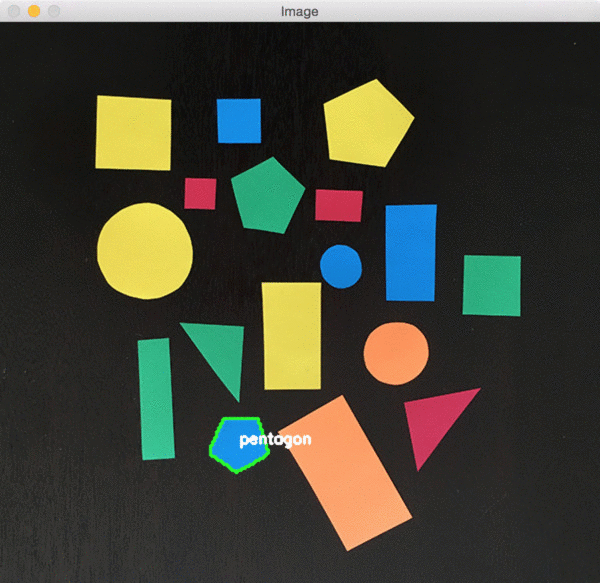
#> input picture Motion and Shape/test.png, 600 x 583 px, given in place of the camera
$ python shape_raw.py   (older library calls are emulated)
#> lines starting #> are read from the running program, lines starting #| are printed output that depends on the picture; after the words box and inside, x2 and y2 are one past the last pixel; in counts of white or black regions, pixels touching at a corner belong together
#!/usr/bin/python
import math
import numpy as np
import cv2

#dictionary of all contours
contours = {}
#array of edges of polygon
approx = []
#scale of the text
scale = 2
#camera
cap = cv2.VideoCapture(0)
print("press q to exit")

# Define the codec and create VideoWriter object
fourcc = cv2.VideoWriter_fourcc(*'XVID')
out = cv2.VideoWriter('output.avi',fourcc, 20.0, (640,480))

#calculate angle
def angle(pt1,pt2,pt0):
    dx1 = pt1[0][0] - pt0[0][0]
    dy1 = pt1[0][1] - pt0[0][1]
    dx2 = pt2[0][0] - pt0[0][0]
    dy2 = pt2[0][1] - pt0[0][1]
    return float((dx1*dx2 + dy1*dy2))/math.sqrt(float((dx1*dx1 + dy1*dy1))*(dx2*dx2 + dy2*dy2) + 1e-10)

while(cap.isOpened()):
    #Capture frame-by-frame
    ret, frame = cap.read()
#> frame is the input picture: shape (583, 600, 3); mean B, G, R 54.7, 66.6, 65.4
    if ret==True:
        #grayscale
        gray = cv2.cvtColor(frame, cv2.COLOR_BGR2GRAY)
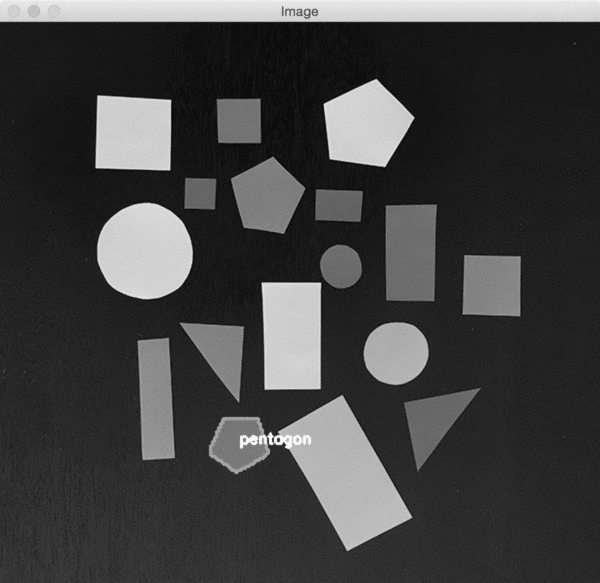
#> gray: shape (583, 600); min 9, max 250, mean 64.9
        #Canny
        canny = cv2.Canny(frame,80,240,3)
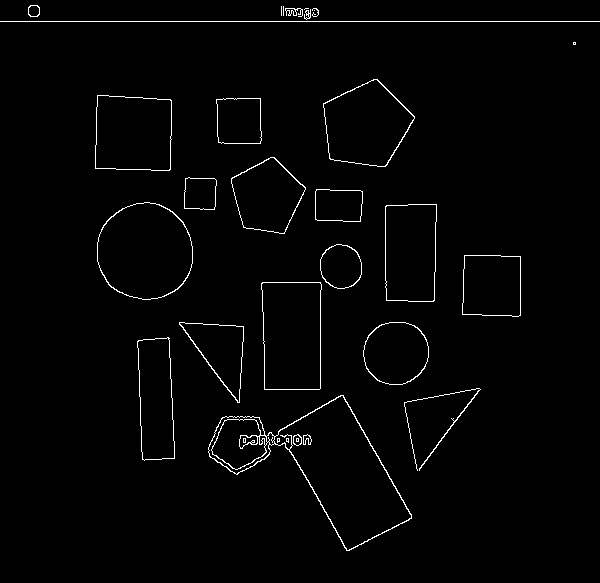
#> canny: shape (583, 600); 1.7% white in thin lines or dots

        #contours
        canny2, contours, hierarchy = cv2.findContours(canny,cv2.RETR_EXTERNAL,cv2.CHAIN_APPROX_SIMPLE)
#> contours = 26 contours, 7 with area under 20; largest, box (x1, y1, x2, y2) and area: (208, 395, 412, 551) 13045, (97, 202, 193, 300) 7304, (261, 282, 322, 390) 6094, (323, 79, 415, 167) 5547, (95, 95, 172, 171) 5376
        for i in range(0,len(contours)):
            #approximate the contour with accuracy proportional to
            #the contour perimeter
            approx = cv2.approxPolyDP(contours[i],cv2.arcLength(contours[i],True)*0.02,True)

            #Skip small or non-convex objects
            if(abs(cv2.contourArea(contours[i]))<100 or not(cv2.isContourConvex(approx))):
                continue

            #triangle
            if(len(approx) == 3):
                x,y,w,h = cv2.boundingRect(contours[i])
                cv2.putText(frame,'TRI',(x,y),cv2.FONT_HERSHEY_SIMPLEX,scale,(255,255,255),2,cv2.LINE_AA)
            elif(len(approx)>=4 and len(approx)<=6):
                #nb vertices of a polygonal curve
                vtc = len(approx)
                #get cos of all corners
                cos = []
                for j in range(2,vtc+1):
                    cos.append(angle(approx[j%vtc],approx[j-2],approx[j-1]))
                #sort ascending cos
                cos.sort()
                #get lowest and highest
                mincos = cos[0]
                maxcos = cos[-1]

                #Use the degrees obtained above and the number of vertices
                #to determine the shape of the contour
                x,y,w,h = cv2.boundingRect(contours[i])
                if(vtc==4):
                    cv2.putText(frame,'RECT',(x,y),cv2.FONT_HERSHEY_SIMPLEX,scale,(255,255,255),2,cv2.LINE_AA)
                elif(vtc==5):
                    cv2.putText(frame,'PENTA',(x,y),cv2.FONT_HERSHEY_SIMPLEX,scale,(255,255,255),2,cv2.LINE_AA)
                elif(vtc==6):
                    cv2.putText(frame,'HEXA',(x,y),cv2.FONT_HERSHEY_SIMPLEX,scale,(255,255,255),2,cv2.LINE_AA)
            else:
                #detect and label circle
                area = cv2.contourArea(contours[i])
                x,y,w,h = cv2.boundingRect(contours[i])
                radius = w/2
                if(abs(1 - (float(w)/h))<=2 and abs(1-(area/(math.pi*radius*radius)))<=0.2):
                    cv2.putText(frame,'CIRC',(x,y),cv2.FONT_HERSHEY_SIMPLEX,scale,(255,255,255),2,cv2.LINE_AA)
#> this loop made 26 passes
#> (approx, vtc, mincos, maxcos) on passes 3, 6, 7, 9, 11, 12, 14: ([[168, 337], [137, 341], [144, 460], [174, 458]], 4, -0.0695, 0.00781), ([[262, 282], [264, 389], [319, 389], [320, 282]], 4, -0.0187, 0.00935), ([[464, 255], [462, 314], [520, 315], [520, 256]], 4, -0.0179, 0.0172), ([[386, 205], [386, 300], [433, 301], [436, 204]], 4, -0.0213, 0.0509), ([[316, 189], [315, 219], [360, 221], [362, 191]], 4, -0.0222, 0.0231), ([[185, 178], [184, 208], [214, 209], [216, 180]], 4, -0.0355, 0.00443), ([[216, 99], [218, 142], [260, 143], [260, 98]], 4, -0.0702, 0.0238)
#> (vtc, mincos, maxcos, x) on passes 13, 16: (5, -0.4, -0.277, 231), (5, -0.374, -0.248, 323)
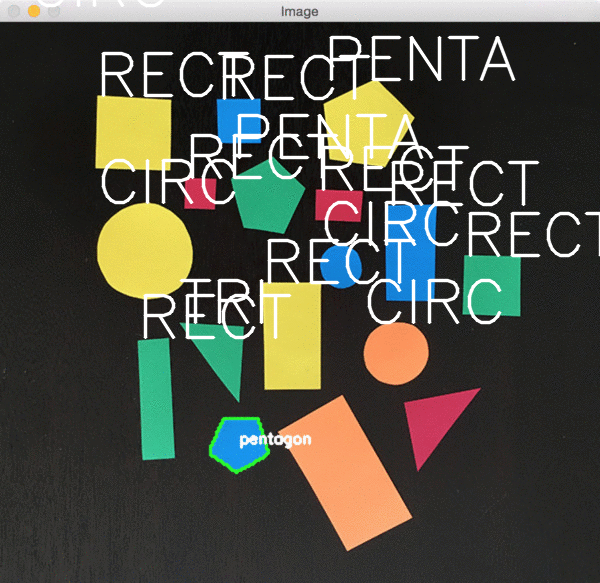
#> frame: shape (583, 600, 3); 7.77% of pixels changed, all inside (x1, y1, x2, y2) = (37, 0, 600, 340)

        #Display the resulting frame
        out.write(frame)
        cv2.imshow('frame',frame)
        cv2.imshow('canny',canny)
        if cv2.waitKey(1) == 1048689: #if q is pressed
#> (key Esc is pressed here)
            break

#When everything done, release the capture
cap.release()
cv2.destroyAllWindows()
